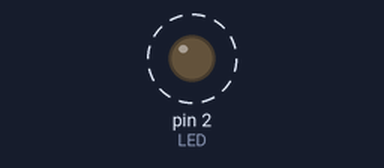
This sketch was run on a simulated Arduino Uno, built with avr-gcc and run on an emulated ATmega328P. On the bench: output pins drawn as LEDs (lit = HIGH). Dashed ring = blinking.

Above: at 0.2 s.
Timing chart, 0 to 3.0 s (numbered marks = the images above):
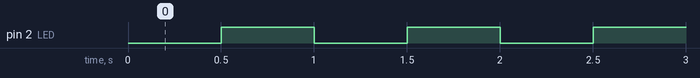

Measured:
- by itself, pin 2 (LED): alternates HIGH for 0.50 s and LOW for 0.50 s

The sketch:

blink.ino
```cpp
#define LED 2

void setup(){
  // Set Pin Mode
  pinMode(LED, OUTPUT);
}

void loop(){
  delay(500);
  digitalWrite(LED, 1);
  delay(500);
  digitalWrite(LED, 0);
}
```
